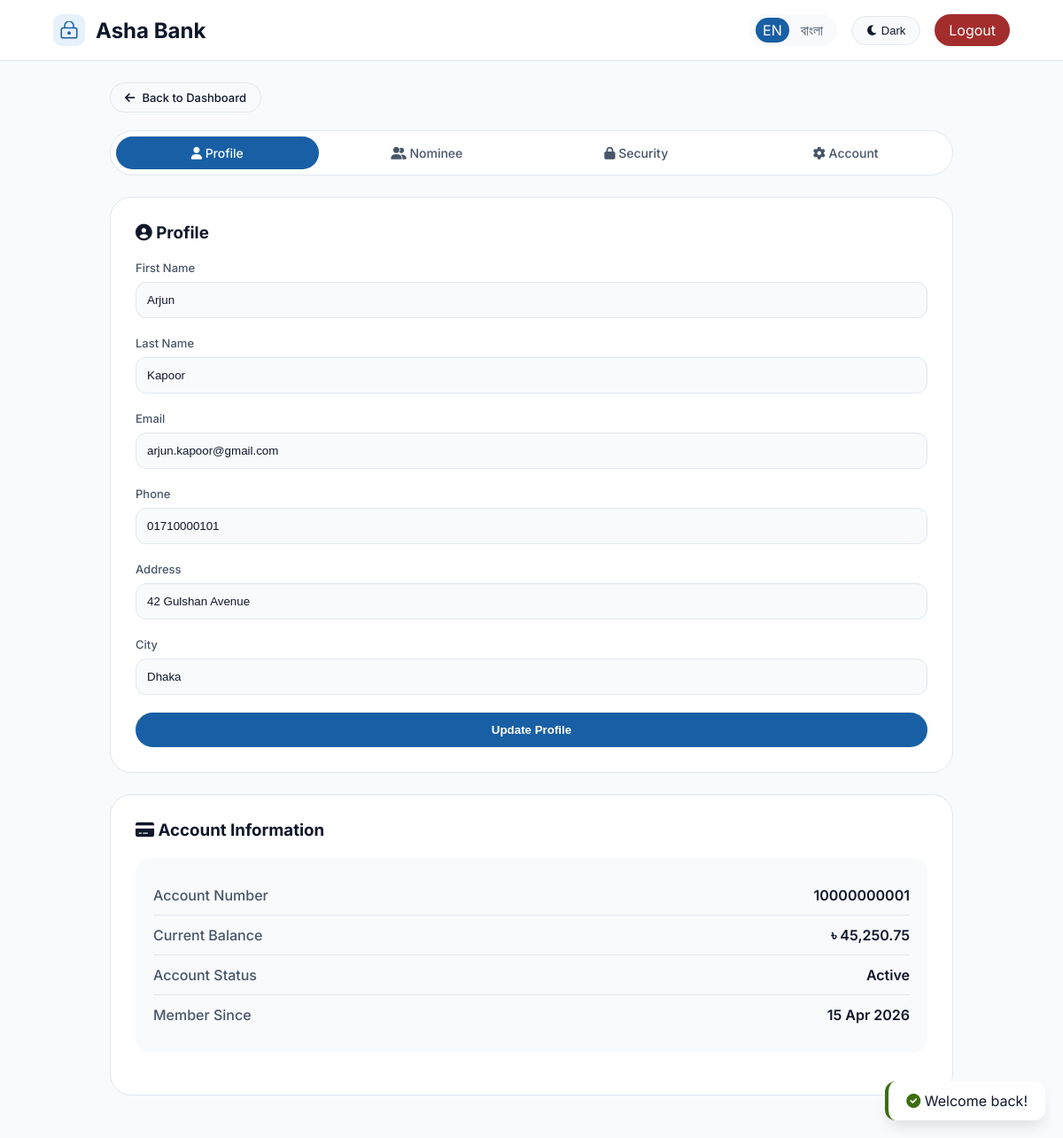
Screenshot of /profile.php (signed in) with the database file from the repository.
### tables this page shows
CREATE TABLE ACCOUNT (
    AccountNumber    BIGINT PRIMARY KEY,
    ProductID        INT NOT NULL,
    CustomerID       INT NOT NULL,
    BranchID         INT NOT NULL,
    OpeningDate      DATE NOT NULL,
    AvailableBalance DECIMAL(15,2) DEFAULT 0.00,
    AccountStatus    ENUM('Active','Dormant','Closed','Frozen') DEFAULT 'Active',
    FOREIGN KEY (ProductID)   REFERENCES ACCOUNTPRODUCT(ProductID),
    FOREIGN KEY (CustomerID)  REFERENCES CUSTOMER(CustomerID),
    FOREIGN KEY (BranchID)    REFERENCES BRANCH(BranchID)
);

CREATE TABLE CUSTOMER (
    CustomerID            INT AUTO_INCREMENT PRIMARY KEY,
    FirstName             VARCHAR(100) NOT NULL,
    LastName              VARCHAR(100) NOT NULL,
    DateOfBirth           DATE,
    Gender                ENUM('Male','Female','Other'),
    Email                 VARCHAR(150) UNIQUE,
    Phone                 VARCHAR(20),
    Address               VARCHAR(255),
    City                  VARCHAR(100),
    NationalID            VARCHAR(50) UNIQUE,
    CustomerCategoryID    INT DEFAULT 1,
    PrimaryBranchID       INT DEFAULT 1,
    RelationshipManagerID INT,
    CreatedAt             DATETIME DEFAULT CURRENT_TIMESTAMP,
    IsActive              TINYINT(1) DEFAULT 1,
    FOREIGN KEY (CustomerCategoryID)    REFERENCES CUSTOMERCATEGORY(CategoryID),
    FOREIGN KEY (PrimaryBranchID)       REFERENCES BRANCH(BranchID),
    FOREIGN KEY (RelationshipManagerID) REFERENCES EMPLOYEE(EmployeeID)
);

### config/language.php (called while the page is built, shortened)
<?php
function __($key) {
    global $lang;
    $current_lang = $_SESSION['language'] ?? 'en';
    return $lang[$current_lang][$key] ?? $key;
}
function current_lang() {
    return $_SESSION['language'] ?? 'en';
}
?>

### config/db.php (called while the page is built, shortened)
<?php
function formatBDT($amount) {
    return '৳ ' . number_format($amount, 2);
}
function getToast() {
    if (isset($_SESSION['toast'])) {
        $toast = $_SESSION['toast'];
        return $toast;
    }
    return null;
}
?>

### profile.php (the view, shortened to what this page needs)
<?php
require_once 'config/db.php';
require_once 'config/language.php';
$userId = $_SESSION['user_id'];
$stmt = $pdo->prepare("SELECT c.*, a.AccountNumber, a.AvailableBalance, a.AccountStatus
                       FROM CUSTOMER c
                       LEFT JOIN ACCOUNT a ON c.CustomerID = a.CustomerID
                       WHERE c.CustomerID = ?");
$stmt->execute([$userId]);
$userData = $stmt->fetch();
$tab = $_GET['tab'] ?? 'profile';
?>
<!DOCTYPE html>
<html lang="<?= current_lang() ?>">
<head>
    <link rel="stylesheet" href="https://cdnjs.cloudflare.com/ajax/libs/font-awesome/6.0.0-beta3/css/all.min.css">
</head>
<body>
    <nav class="navbar">
        <div class="logo">
            <div class="logo-icon">
                <svg width="20" height="20" viewBox="0 0 16 16" fill="none">
                    <rect x="1" y="6" width="14" height="9" rx="1.5" fill="none" stroke="var(--accent)" stroke-width="1.2"/>
                    <path d="M4 6V4a4 4 0 0 1 8 0v2" stroke="var(--accent)" stroke-width="1.2"/>
                    <circle cx="8" cy="10.5" r="1.5" fill="var(--accent)"/>
                </svg>
            </div>
            <h2>Asha Bank</h2>
        </div>
        <div class="navbar-right">
            <div class="language-switcher" style="display: flex; gap: 5px; background: var(--bg-secondary); padding: 4px 8px; border-radius: 40px;">
                <a href="?lang=en" style="text-decoration: none; padding: 4px 8px; border-radius: 30px; <?= (current_lang() == 'en') ? 'background: var(--accent); color: white;' : 'color: var(--text-secondary);' ?>">EN</a>
                <a href="?lang=bn" style="text-decoration: none; padding: 4px 8px; border-radius: 30px; <?= (current_lang() == 'bn') ? 'background: var(--accent); color: white;' : 'color: var(--text-secondary);' ?>">বাংলা</a>
            </div>
            <button class="theme-toggle" id="themeToggle"><i class="fas fa-moon"></i> Dark</button>
            <a href="logout.php" style="background: var(--danger); color: white; padding: 8px 16px; border-radius: 40px; text-decoration: none;"><?= __('logout') ?></a>
        </div>
    </nav>
    <div class="container">
        <div class="back-button-container">
            <a href="dashboard.php" class="back-button"><i class="fas fa-arrow-left"></i> <?= __('back_to_dashboard') ?></a>
        </div>
        <div class="tabs">
            <div class="tab <?= $tab == 'profile' ? 'active' : '' ?>" data-tab="profile"><i class="fas fa-user"></i> <?= __('profile') ?></div>
            <div class="tab <?= $tab == 'nominee' ? 'active' : '' ?>" data-tab="nominee"><i class="fas fa-user-friends"></i> <?= __('nominee') ?></div>
            <div class="tab <?= $tab == 'security' ? 'active' : '' ?>" data-tab="security"><i class="fas fa-lock"></i> Security</div>
            <div class="tab <?= $tab == 'account' ? 'active' : '' ?>" data-tab="account"><i class="fas fa-cog"></i> Account</div>
        </div>
        <div id="profileTab" class="tab-content <?= $tab == 'profile' ? 'active' : '' ?>">
            <div class="glass-card">
                <h3 style="margin-bottom: 20px;"><i class="fas fa-user-circle"></i> <?= __('profile') ?></h3>
                <form method="POST">
                    <div class="form-group">
                        <label>First Name</label>
                        <input type="text" name="first_name" value="<?= htmlspecialchars($userData['FirstName'] ?? '') ?>" required>
                    </div>
                    <div class="form-group">
                        <label>Last Name</label>
                        <input type="text" name="last_name" value="<?= htmlspecialchars($userData['LastName'] ?? '') ?>" required>
                    </div>
                    <div class="form-group">
                        <label>Email</label>
                        <input type="email" name="email" value="<?= htmlspecialchars($userData['Email'] ?? '') ?>" required>
                    </div>
                    <div class="form-group">
                        <label>Phone</label>
                        <input type="tel" name="phone" value="<?= htmlspecialchars($userData['Phone'] ?? '') ?>" required>
                    </div>
                    <div class="form-group">
                        <label>Address</label>
                        <input type="text" name="address" value="<?= htmlspecialchars($userData['Address'] ?? '') ?>">
                    </div>
                    <div class="form-group">
                        <label>City</label>
                        <input type="text" name="city" value="<?= htmlspecialchars($userData['City'] ?? '') ?>">
                    </div>
                    <button type="submit" name="update_profile" class="btn btn-primary"><?= __('update_profile') ?></button>
                </form>
            </div>
            <div class="glass-card">
                <h3 style="margin-bottom: 20px;"><i class="fas fa-credit-card"></i> Account Information</h3>
                <div class="info-box">
                    <div class="info-row"><span class="info-label">Account Number</span><span class="info-value"><?= htmlspecialchars($userData['AccountNumber'] ?? 'N/A') ?></span></div>
                    <div class="info-row"><span class="info-label">Current Balance</span><span class="info-value"><?= formatBDT($userData['AvailableBalance'] ?? 0) ?></span></div>
                    <div class="info-row"><span class="info-label">Account Status</span><span class="info-value"><?= htmlspecialchars($userData['AccountStatus'] ?? 'Active') ?></span></div>
                    <div class="info-row"><span class="info-label">Member Since</span><span class="info-value"><?= date('d M Y', strtotime($userData['CreatedAt'] ?? 'now')) ?></span></div>
                </div>
            </div>
        </div>
    </div>
    <div id="toastContainer">
        <?php $toast = getToast(); if($toast): ?>
            <div style="position: fixed; bottom: 20px; right: 20px; background: var(--bg-primary); border-left: 4px solid var(--success); padding: 12px 20px; border-radius: 12px; box-shadow: var(--shadow-lg); z-index: 1000;">
                <i class="fas fa-check-circle" style="color: var(--success);"></i> <?= htmlspecialchars($toast['message']) ?>
            </div>
        <?php endif; ?>
    </div>
</body>
</html>

### profile.php (style rules this page uses)
* { margin: 0; padding: 0; box-sizing: border-box; }
:root { --font-sans: 'Inter', sans-serif; --bg-primary: #FFFFFF; --bg-secondary: #F8FAFC; --text-primary: #0F172A; --text-secondary: #475569; --text-tertiary: #94A3B8; --border-color: #E2E8F0; --accent: #185FA5; --accent-dark: #0C447C; --accent-bg: #E6F1FB; --accent-text: #0C447C; --success: #3B6D11; --success-bg: #EAF3DE; --danger: #A32D2D; --danger-bg: #FCEBEB; --warning: #BA7517; --shadow-md: 0 4px 6px -1px rgba(0, 0, 0, 0.1); --shadow-lg: 0 10px 15px -3px rgba(0, 0, 0, 0.1); }
body { font-family: var(--font-sans); background: var(--bg-secondary); color: var(--text-primary); transition: all 0.3s ease; }
.navbar { background: var(--bg-primary); border-bottom: 1px solid var(--border-color); padding: 16px 5%; display: flex; justify-content: space-between; align-items: center; flex-wrap: wrap; gap: 12px; }
.logo { display: flex; align-items: center; gap: 12px; }
.logo-icon { width: 36px; height: 36px; background: var(--accent-bg); border-radius: 10px; display: flex; align-items: center; justify-content: center; }
.navbar-right { display: flex; align-items: center; gap: 16px; flex-wrap: wrap; }
.back-button { display: inline-flex; align-items: center; gap: 8px; background: var(--bg-secondary); border: 1px solid var(--border-color); border-radius: 40px; padding: 8px 16px; text-decoration: none; color: var(--text-primary); font-size: 13px; font-weight: 500; transition: all 0.2s; margin-bottom: 20px; }
.theme-toggle { background: var(--bg-secondary); border: 1px solid var(--border-color); border-radius: 40px; padding: 8px 16px; cursor: pointer; font-size: 13px; transition: all 0.2s; color: var(--text-primary); }
.container { max-width: 1000px; margin: 0 auto; padding: 24px; }
.tabs { display: flex; gap: 8px; background: var(--bg-primary); border: 1px solid var(--border-color); border-radius: 60px; padding: 6px; margin-bottom: 24px; }
.tab { flex: 1; text-align: center; padding: 10px; border-radius: 40px; cursor: pointer; transition: all 0.2s; font-weight: 500; font-size: 14px; color: var(--text-secondary); }
.tab.active { background: var(--accent); color: white; }
.tab-content { display: none; }
.tab-content.active { display: block; }
.glass-card { background: var(--bg-primary); border: 1px solid var(--border-color); border-radius: 24px; padding: 28px; margin-bottom: 24px; }
.form-group { margin-bottom: 20px; }
.form-group label { display: block; margin-bottom: 8px; font-weight: 500; font-size: 13px; color: var(--text-secondary); }
.form-group input { width: 100%; padding: 12px; border: 1px solid var(--border-color); border-radius: 12px; background: var(--bg-secondary); color: var(--text-primary); outline: none; }
.btn { padding: 12px 24px; border-radius: 40px; border: none; font-weight: 600; cursor: pointer; transition: all 0.2s; background: var(--accent); color: white; }
.btn-primary { background: var(--accent); color: white; width: 100%; }
.info-box { background: var(--bg-secondary); border-radius: 16px; padding: 20px; margin-bottom: 20px; }
.info-row { display: flex; justify-content: space-between; padding: 12px 0; border-bottom: 1px solid var(--border-color); }
.info-row:last-child { border-bottom: none; }
.info-label { font-weight: 500; color: var(--text-secondary); }
.info-value { font-weight: 600; color: var(--text-primary); }

### rows the page displays
account: first_name "Arjun", last_name "Kapoor", email "arjun.kapoor@gmail.com", phone "01710000101", address "42 Gulshan Avenue", city "Dhaka", AccountNumber "10000000001", AvailableBalance "৳ 45,250.75", AccountStatus "Active", CustomerID.CreatedAt "15 Apr 2026"

### other values shown
__('logout') "Logout"
__('back_to_dashboard') "Back to Dashboard"
__('profile') "Profile"
__('nominee') "Nominee"
__('update_profile') "Update Profile"
$toast['message'] "Welcome back!"
